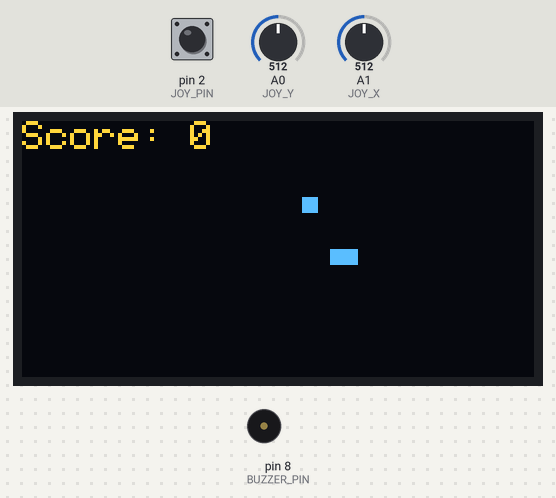
Simulated run of this sketch. Board: Arduino Uno, built with avr-gcc and run on an emulated ATmega328P. On the bench: 128×64 one-colour display, buzzer (waves = sounding). Inputs (shaded band) come from the test bench; at power-on: pin 2 (JOY_PIN) HIGH, A0 (JOY_Y) = 512, A1 (JOY_X) = 512. The OLED is the two-colour kind (top 16 rows yellow); random numbers use the default seed unless the sketch sets one. At 12.4 s the program stops and its outputs stay as they are.

Above: at 3.26 s.
3.3 s: pin 2 (JOY_PIN) pulled LOW for 0.15 s
At 3.8 s:
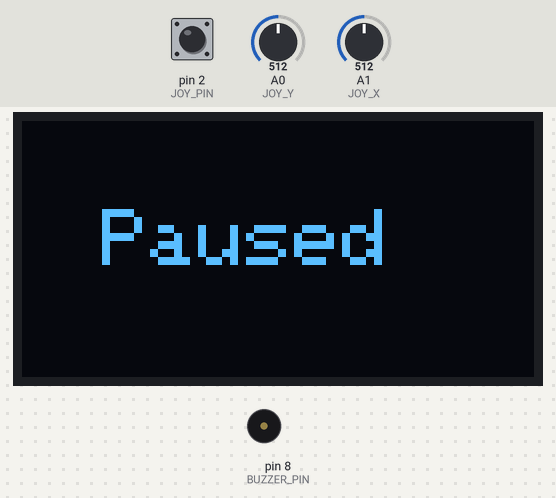
4.9 s: pin 2 (JOY_PIN) pulled LOW for 1 s
At 5.3 s:
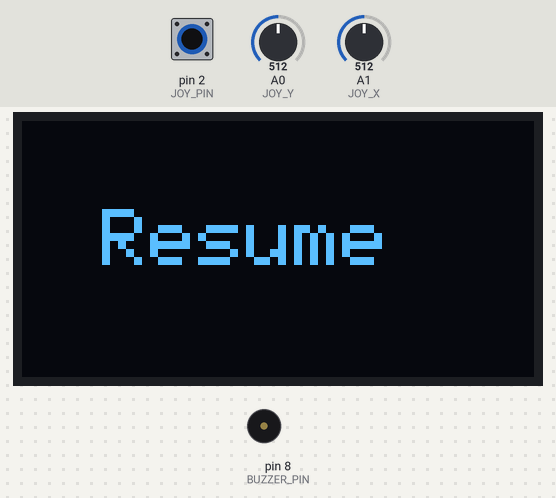
7.4 s: pin 2 (JOY_PIN) pulled LOW for 0.15 s
At 13.5 s:
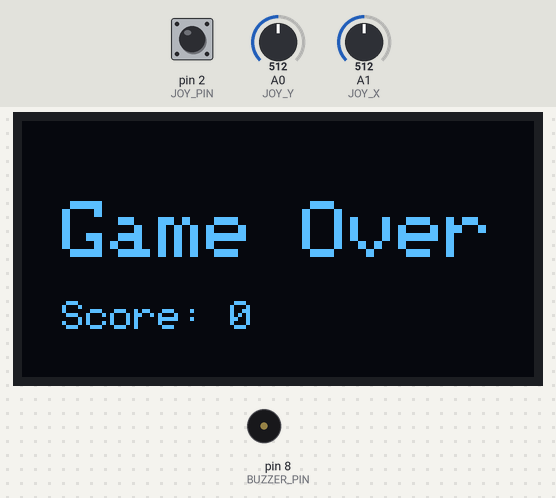
Timing chart, 0 to 13.9 s (numbered marks = the images above; inputs shaded):
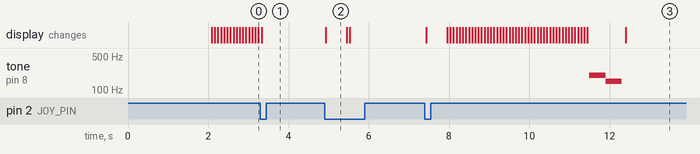

Measured:
- after the input at 4.9 s, the display: changes at once (image 2)
- after the input at 7.4 s, tone on pin 8 (BUZZER_PIN): silent → 200 Hz after 4.1 s, → 150 Hz 0.40 s later, → silent 0.40 s later; the display: first changes at once (image 3 shows a later state)
- what the display in image 2 shows lasts 0.6 s, from 4.9 s to 5.5 s

The sketch:

sketch.ino
```cpp
#include <Wire.h>
#include <Adafruit_GFX.h>
#include <Adafruit_SSD1306.h>

#define OLED_ADDR 0x3C
#define OLED_SDA A5
#define OLED_SCL A4
#define JOY_X A1
#define JOY_Y A0
#define JOY_PIN 2
#define SCREEN_WIDTH 128
#define SCREEN_HEIGHT 64
#define SNAKE_SIZE 4
#define MAX_SNAKE_SIZE 100
#define OLED_RESET 4
#define BUZZER_PIN 8  // <<< Nowy pin buzzera

Adafruit_SSD1306 display(SCREEN_WIDTH, SCREEN_HEIGHT, &Wire, OLED_ADDR);

// Zmienne gry
int snakeX[MAX_SNAKE_SIZE];
int snakeY[MAX_SNAKE_SIZE];
int snakeSize = SNAKE_SIZE;
int snakeDir = 1;
int foodX = 1, foodY = 1;
bool gameOver = false;
bool paused = false;
int score = 0;
unsigned long lastButtonPress = 0;

void playEatSound() {
  tone(BUZZER_PIN, 1000, 100); // 1000 Hz przez 100 ms
}

void playGameOverSound() {
  tone(BUZZER_PIN, 200, 400); // 200 Hz przez 400 ms
  delay(400);
  tone(BUZZER_PIN, 150, 400); // dodatkowy niski ton
  delay(400);
  noTone(BUZZER_PIN);
}


void initSnake() {
  int startX = SCREEN_WIDTH / 2;
  int startY = SCREEN_HEIGHT / 2;
  for (int i = 0; i < snakeSize; i++) {
    snakeX[i] = startX - i;
    snakeY[i] = startY;
  }
  foodX = random(0, SCREEN_WIDTH - 4);
  foodY = random(0, SCREEN_HEIGHT - 4);
  score = 0;
}

void updateSnake() {
  int newHeadX = snakeX[0];
  int newHeadY = snakeY[0];

  switch (snakeDir) {
    case 0: newHeadY--; break; // góra
    case 1: newHeadX++; break; // prawo
    case 2: newHeadY++; break; // dół
    case 3: newHeadX--; break; // lewo
  }

  if (newHeadX < 0 || newHeadX >= SCREEN_WIDTH || newHeadY < 0 || newHeadY >= SCREEN_HEIGHT) {
    gameOver = true;
    playGameOverSound(); // <<<< dźwięk zakończenia gry
    return;
  }

  for (int i = 1; i < snakeSize; i++) {
    if (newHeadX == snakeX[i] && newHeadY == snakeY[i]) {
      gameOver = true;
      playGameOverSound(); // <<<< dźwięk zakończenia gry
      return;
    }
  }

  if (newHeadX == foodX && newHeadY == foodY) {
    snakeSize++;
    if (snakeSize > MAX_SNAKE_SIZE) {
      snakeSize = MAX_SNAKE_SIZE;
    }
    foodX = random(0, SCREEN_WIDTH - 4);
    foodY = random(0, SCREEN_HEIGHT - 4);
    score++;
    playEatSound(); // <<<< dźwięk zjedzenia pokarmu
  } else {
    for (int i = snakeSize - 1; i > 0; i--) {
      snakeX[i] = snakeX[i - 1];
      snakeY[i] = snakeY[i - 1];
    }
  }

  snakeX[0] = newHeadX;
  snakeY[0] = newHeadY;
}

void drawGame() {
  display.clearDisplay();

  for (int i = 0; i < snakeSize; i++) {
    display.fillRect(snakeX[i], snakeY[i], 4, 4, WHITE);
  }

  display.fillRect(foodX, foodY, 4, 4, WHITE);

  display.setTextSize(1);
  display.setTextColor(WHITE);
  display.setCursor(0, 0);
  display.print("Score: ");
  display.print(score);

  display.display();
}

void checkJoystickButton() {
  if (digitalRead(JOY_PIN) == LOW) {
    if (millis() - lastButtonPress > 300) {
      paused = !paused;
      lastButtonPress = millis();

      display.clearDisplay();
      display.setTextColor(WHITE);
      display.setTextSize(2);
      display.setCursor(20, SCREEN_HEIGHT / 2 - 10);
      display.println(paused ? "Paused" : "Resume");
      display.display();
      delay(500);
    }
  }
}

void setup() {
  randomSeed(A0);
  Wire.begin();
  display.begin(SSD1306_SWITCHCAPVCC, OLED_ADDR);
  display.clearDisplay();
  display.setTextColor(WHITE);
  display.setTextSize(1);
  display.setCursor(20, 10);
  display.println("Snake Game");
  display.display();

  pinMode(JOY_X, INPUT);
  pinMode(JOY_Y, INPUT);
  pinMode(JOY_PIN, INPUT_PULLUP);
  pinMode(BUZZER_PIN, OUTPUT);  // <<< ustawienie buzzera

  delay(2000);
  initSnake();
}

void loop() {
  checkJoystickButton();

  if (!paused && !gameOver) {
    updateSnake();
    drawGame();

    int joyX = analogRead(JOY_X);
    int joyY = analogRead(JOY_Y);

    if (joyX < 100) snakeDir = 1;  // w lewo
    else if (joyX > 900) snakeDir = 3; // w prawo
    else if (joyY < 100) snakeDir = 2; // w górę
    else if (joyY > 900) snakeDir = 0; // w dół

    delay(50);
  }

  if (gameOver) {
    display.clearDisplay();
    display.setTextColor(WHITE);
    display.setTextSize(2);
    display.setCursor(10, 20);
    display.println("Game Over");
    display.setTextSize(1);
    display.setCursor(10, 45);
    display.print("Score: ");
    display.print(score);
    display.display();
    while (true) {}
  }
}
```
